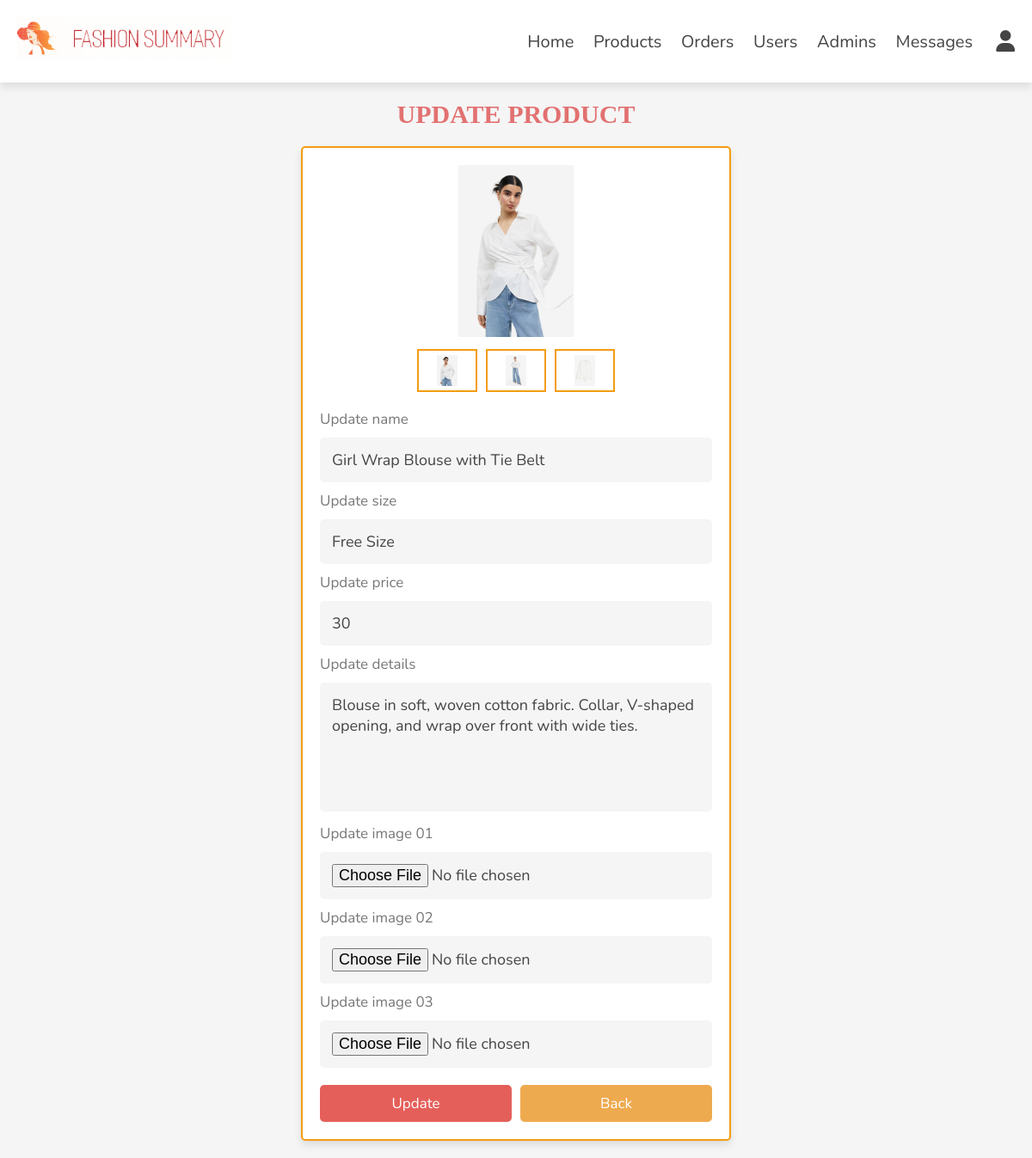
Screenshot of /admin/update_product.php?update=7 (signed in) with the database file from the repository.
### tables this page shows
CREATE TABLE `products` (
  `id` int(100) NOT NULL,
  `name` varchar(100) NOT NULL,
  `size` varchar(100) NOT NULL,
  `price` int(10) NOT NULL,
  `image_01` varchar(100) NOT NULL,
  `image_02` varchar(100) NOT NULL,
  `image_03` varchar(100) NOT NULL,
  `details` varchar(500) NOT NULL
);

### admin/update_product.php (the view, shortened to what this page needs)
<?php
include '../components/connect.php';
?>
<!DOCTYPE html>
<html lang="en">
<head>
   <link rel="stylesheet" href="https://cdnjs.cloudflare.com/ajax/libs/font-awesome/6.1.1/css/all.min.css">
   <link rel="stylesheet" href="../css/admin_style.css">
</head>
<body>
<?php include '../components/admin_header.php'; ?>
<section class="update-product">
   <h1 class="heading">update product</h1>
   <?php
      $update_id = $_GET['update'];
      $select_products = $conn->prepare("SELECT * FROM `products` WHERE id = ?");
      $select_products->execute([$update_id]);
      if($select_products->rowCount() > 0){
         while($fetch_products = $select_products->fetch(PDO::FETCH_ASSOC)){
   ?>
   <form action="" method="post" enctype="multipart/form-data">
      <div class="image-container">
         <div class="main-image">
            <img src="../uploaded_img/<?= $fetch_products['image_01']; ?>" alt="">
         </div>
         <div class="sub-image">
            <img src="../uploaded_img/<?= $fetch_products['image_01']; ?>" alt="">
            <img src="../uploaded_img/<?= $fetch_products['image_02']; ?>" alt="">
            <img src="../uploaded_img/<?= $fetch_products['image_03']; ?>" alt="">
         </div>
      </div>
      <span>Update name</span>
      <input type="text" name="name" required class="box" maxlength="100" placeholder="Enter product name" value="<?= $fetch_products['name']; ?>">
      <span>Update size</span>
      <input type="text" name="size" required class="box" maxlength="100" placeholder="Enter product size" value="<?= $fetch_products['size']; ?>">
      <span>Update price</span>
      <input type="number" name="price" required class="box" min="0" max="9999999999" placeholder="Enter product price" onkeypress="if(this.value.length == 10) return false;" value="<?= $fetch_products['price']; ?>">
      <span>Update details</span>
      <textarea name="details" class="box" required cols="30" rows="10"><?= $fetch_products['details']; ?></textarea>
      <span>Update image 01</span>
      <input type="file" name="image_01" accept="image/jpg, image/jpeg, image/png, image/webp" class="box">
      <span>Update image 02</span>
      <input type="file" name="image_02" accept="image/jpg, image/jpeg, image/png, image/webp" class="box">
      <span>Update image 03</span>
      <input type="file" name="image_03" accept="image/jpg, image/jpeg, image/png, image/webp" class="box">
      <div class="flex-btn">
         <input type="submit" name="update" class="btn" value="update">
         <a href="products.php" class="option-btn">Back</a>
      </div>
   </form>
   <?php
         }
      }else{
         echo '<p class="empty">No product found!</p>';
      }
   ?>
</section>
</body>
</html>

### css/admin_style.css (style rules this page uses)
:root { --main-color:#d9c936; --orange:#f39c12; --red:#e74c3c; --black:#444; --white:#fff; --light-color:#777; --light-bg:#f5f5f5; --border:.2rem solid var(--orange); --box-shadow:0 .5rem 1rem rgba(0,0,0,.1); }
* { font-family: 'Nunito', sans-serif; margin:0; padding:0; box-sizing: border-box; outline: none; border:none; text-decoration: none; }
html { font-size: 62.5%; overflow-x: hidden; }
body { background-color: var(--light-bg); }
section { padding:2rem; max-width: 1200px; margin:0 auto; }
.heading { font-size: 4rem; color:var(--black); margin-bottom: 2rem; text-align: center; text-transform: uppercase; }
.btn, .delete-btn, .option-btn { display: block; width: 100%; margin-top: 1rem; border-radius: .5rem; padding:1rem 3rem; font-size: 1.7rem; text-transform: capitalize; color:var(--white); cursor: pointer; text-align: center; }
.btn { background-color: var(--main-color); }
.option-btn { background-color: var(--orange); }
.flex-btn { display: flex; gap:1rem; }
.update-product h1 { color: #e27171; font-size: 3rem; font-family: 'Times New Roman', Times, serif; }
.update-product form { background-color: var(--white); box-shadow: var(--box-shadow); border-radius: .5rem; border:var(--border); padding:2rem; max-width: 50rem; margin:0 auto; }
.update-product form .image-container { margin-bottom: 2rem; }
.update-product form .image-container .main-image img { height: 20rem; width: 100%; object-fit: contain; }
.update-product form .image-container .sub-image { display: flex; gap:1rem; justify-content: center; margin:1rem 0; }
.update-product form .image-container .sub-image img { height: 5rem; width: 7rem; object-fit: contain; padding:.5rem; border:var(--border); cursor: pointer; transition: .2s linear; }
.update-product form .box { width: 100%; border-radius: .5rem; padding:1.4rem; font-size: 1.8rem; color:var(--black); background-color: var(--light-bg); margin:1rem 0; }
.update-product form span { font-size: 1.7rem; color:var(--light-color); }
.update-product form textarea { height: 15rem; resize: none; }
.update-product form .btn { background-color: #e55f5a; }
.update-product form .option-btn { background-color: #eeaa4f; }

### rows the page displays
products: image_01 (picture), image_02 (picture), image_03 (picture), name "Girl Wrap Blouse with Tie Belt", size "Free Size", price "30", details "Blouse in soft, woven cotton fabric. Collar, V-shaped opening, and wrap over front with wide ties."
